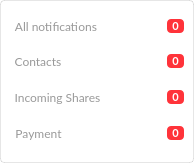
<?xml version="1.0" encoding="UTF-8"?>
<ui version="4.0">
 <class>FilterAlertWidget</class>
 <widget class="QWidget" name="FilterAlertWidget">
  <property name="geometry">
   <rect>
    <x>0</x>
    <y>0</y>
    <width>194</width>
    <height>163</height>
   </rect>
  </property>
  <property name="minimumSize">
   <size>
    <width>194</width>
    <height>0</height>
   </size>
  </property>
  <property name="maximumSize">
   <size>
    <width>194</width>
    <height>163</height>
   </size>
  </property>
  <property name="windowTitle">
   <string/>
  </property>
  <property name="styleSheet">
   <string notr="true">#FilterAlertWidget
{
	background-color: transparent;
}</string>
  </property>
  <layout class="QVBoxLayout" name="verticalLayout_2">
   <property name="spacing">
    <number>0</number>
   </property>
   <property name="leftMargin">
    <number>0</number>
   </property>
   <property name="topMargin">
    <number>0</number>
   </property>
   <property name="rightMargin">
    <number>0</number>
   </property>
   <property name="bottomMargin">
    <number>0</number>
   </property>
   <item>
    <widget class="QWidget" name="wFilterAlertContainer" native="true">
     <property name="styleSheet">
      <string notr="true">#wFilterAlertContainer
{	
	border: 1px solid rgba(0,0,0,0.1);
	border-radius: 4px;
	background-color: #FFFFFF;
}</string>
     </property>
     <layout class="QVBoxLayout" name="verticalLayout_3">
      <property name="spacing">
       <number>0</number>
      </property>
      <property name="leftMargin">
       <number>10</number>
      </property>
      <property name="topMargin">
       <number>10</number>
      </property>
      <property name="rightMargin">
       <number>10</number>
      </property>
      <property name="bottomMargin">
       <number>10</number>
      </property>
      <item>
       <widget class="QWidget" name="wAllNotifications" native="true">
        <property name="minimumSize">
         <size>
          <width>0</width>
          <height>32</height>
         </size>
        </property>
        <property name="maximumSize">
         <size>
          <width>16777215</width>
          <height>32</height>
         </size>
        </property>
        <layout class="QHBoxLayout" name="horizontalLayout_4">
         <property name="spacing">
          <number>0</number>
         </property>
         <property name="leftMargin">
          <number>0</number>
         </property>
         <property name="topMargin">
          <number>0</number>
         </property>
         <property name="rightMargin">
          <number>0</number>
         </property>
         <property name="bottomMargin">
          <number>0</number>
         </property>
         <item>
          <widget class="QToolButton" name="bAll">
           <property name="styleSheet">
            <string notr="true">#bAll
{
     border: none;
	color: #999999;
	font-family: Lato;
	font-size: 12px;
	line-height: 22px;
}
#bAll::hover
{
	color: #333333;
	font-family: Lato;
	font-size: 12px;
	font-weight: bold;
	line-height: 22px;
}</string>
           </property>
           <property name="text">
            <string>All notifications</string>
           </property>
          </widget>
         </item>
         <item>
          <spacer name="horizontalSpacer_4">
           <property name="orientation">
            <enum>Qt::Horizontal</enum>
           </property>
           <property name="sizeHint" stdset="0">
            <size>
             <width>2</width>
             <height>20</height>
            </size>
           </property>
          </spacer>
         </item>
         <item>
          <widget class="QToolButton" name="bNumberNotifications">
           <property name="sizePolicy">
            <sizepolicy hsizetype="Minimum" vsizetype="Fixed">
             <horstretch>0</horstretch>
             <verstretch>0</verstretch>
            </sizepolicy>
           </property>
           <property name="minimumSize">
            <size>
             <width>14</width>
             <height>14</height>
            </size>
           </property>
           <property name="maximumSize">
            <size>
             <width>16777215</width>
             <height>14</height>
            </size>
           </property>
           <property name="styleSheet">
            <string notr="true">#bNumberNotifications
{
border: none;
background-color: #FF333A;
color: #FFFFFF;
font-weight: bold;
font-family: Lato;
font-size: 11px;
border-radius: 4px;
}</string>
           </property>
           <property name="text">
            <string notr="true">0</string>
           </property>
          </widget>
         </item>
        </layout>
       </widget>
      </item>
      <item>
       <widget class="QWidget" name="wSeparator" native="true">
        <property name="minimumSize">
         <size>
          <width>0</width>
          <height>1</height>
         </size>
        </property>
        <property name="maximumSize">
         <size>
          <width>16777215</width>
          <height>1</height>
         </size>
        </property>
        <property name="styleSheet">
         <string notr="true">wSeparator
{
	background-color: rgba(0,0,0,0.1);
}</string>
        </property>
       </widget>
      </item>
      <item>
       <widget class="QWidget" name="wTypesNotifications" native="true">
        <layout class="QVBoxLayout" name="verticalLayout">
         <property name="spacing">
          <number>0</number>
         </property>
         <property name="leftMargin">
          <number>0</number>
         </property>
         <property name="topMargin">
          <number>0</number>
         </property>
         <property name="rightMargin">
          <number>0</number>
         </property>
         <property name="bottomMargin">
          <number>0</number>
         </property>
         <item>
          <widget class="QWidget" name="wContactsNotifications" native="true">
           <property name="minimumSize">
            <size>
             <width>0</width>
             <height>36</height>
            </size>
           </property>
           <property name="maximumSize">
            <size>
             <width>16777215</width>
             <height>36</height>
            </size>
           </property>
           <layout class="QHBoxLayout" name="horizontalLayout">
            <property name="spacing">
             <number>0</number>
            </property>
            <property name="leftMargin">
             <number>0</number>
            </property>
            <property name="topMargin">
             <number>0</number>
            </property>
            <property name="rightMargin">
             <number>0</number>
            </property>
            <property name="bottomMargin">
             <number>0</number>
            </property>
            <item>
             <widget class="QToolButton" name="bContacts">
              <property name="minimumSize">
               <size>
                <width>0</width>
                <height>0</height>
               </size>
              </property>
              <property name="styleSheet">
               <string notr="true">#bContacts
{
     border: none;
	color: #999999;
	font-family: Lato;
	font-size: 12px;
	line-height: 22px;
}
#bContacts::hover
{
	color: #333333;
	font-family: Lato;
	font-size: 12px;
	font-weight: bold;
	line-height: 22px;
}</string>
              </property>
              <property name="text">
               <string>Contacts</string>
              </property>
              <property name="icon">
               <iconset>
                <normalon>:/images/contacts_padding.png</normalon>
               </iconset>
              </property>
              <property name="iconSize">
               <size>
                <width>14</width>
                <height>6</height>
               </size>
              </property>
              <property name="toolButtonStyle">
               <enum>Qt::ToolButtonTextBesideIcon</enum>
              </property>
             </widget>
            </item>
            <item>
             <spacer name="horizontalSpacer">
              <property name="orientation">
               <enum>Qt::Horizontal</enum>
              </property>
              <property name="sizeHint" stdset="0">
               <size>
                <width>2</width>
                <height>20</height>
               </size>
              </property>
             </spacer>
            </item>
            <item>
             <widget class="QToolButton" name="bNumberNotificationsContacts">
              <property name="sizePolicy">
               <sizepolicy hsizetype="Minimum" vsizetype="Fixed">
                <horstretch>0</horstretch>
                <verstretch>0</verstretch>
               </sizepolicy>
              </property>
              <property name="minimumSize">
               <size>
                <width>14</width>
                <height>14</height>
               </size>
              </property>
              <property name="maximumSize">
               <size>
                <width>16777215</width>
                <height>14</height>
               </size>
              </property>
              <property name="styleSheet">
               <string notr="true">#bNumberNotificationsContacts
{
border: none;
background-color: #FF333A;
color: #FFFFFF;
font-weight: bold;
font-family: Lato;
font-size: 11px;
border-radius: 4px;
}</string>
              </property>
              <property name="text">
               <string notr="true">0</string>
              </property>
             </widget>
            </item>
           </layout>
          </widget>
         </item>
         <item>
          <widget class="QWidget" name="wSharesNotifications" native="true">
           <property name="minimumSize">
            <size>
             <width>0</width>
             <height>36</height>
            </size>
           </property>
           <property name="maximumSize">
            <size>
             <width>16777215</width>
             <height>36</height>
            </size>
           </property>
           <layout class="QHBoxLayout" name="horizontalLayout_2">
            <property name="spacing">
             <number>0</number>
            </property>
            <property name="leftMargin">
             <number>0</number>
            </property>
            <property name="topMargin">
             <number>0</number>
            </property>
            <property name="rightMargin">
             <number>0</number>
            </property>
            <property name="bottomMargin">
             <number>0</number>
            </property>
            <item>
             <widget class="QToolButton" name="bShares">
              <property name="styleSheet">
               <string notr="true">#bShares
{
     border: none;
	color: #999999;
	font-family: Lato;
	font-size: 12px;
	line-height: 22px;
}
#bShares::hover
{
	color: #333333;
	font-family: Lato;
	font-size: 12px;
	font-weight: bold;
	line-height: 22px;
}</string>
              </property>
              <property name="text">
               <string>Incoming Shares</string>
              </property>
              <property name="icon">
               <iconset>
                <normalon>:/images/Incoming_padding.png</normalon>
               </iconset>
              </property>
              <property name="iconSize">
               <size>
                <width>14</width>
                <height>6</height>
               </size>
              </property>
              <property name="toolButtonStyle">
               <enum>Qt::ToolButtonTextBesideIcon</enum>
              </property>
             </widget>
            </item>
            <item>
             <spacer name="horizontalSpacer_2">
              <property name="orientation">
               <enum>Qt::Horizontal</enum>
              </property>
              <property name="sizeHint" stdset="0">
               <size>
                <width>2</width>
                <height>20</height>
               </size>
              </property>
             </spacer>
            </item>
            <item>
             <widget class="QToolButton" name="bNumberNotificationsShares">
              <property name="sizePolicy">
               <sizepolicy hsizetype="Minimum" vsizetype="Fixed">
                <horstretch>0</horstretch>
                <verstretch>0</verstretch>
               </sizepolicy>
              </property>
              <property name="minimumSize">
               <size>
                <width>14</width>
                <height>14</height>
               </size>
              </property>
              <property name="maximumSize">
               <size>
                <width>16777215</width>
                <height>14</height>
               </size>
              </property>
              <property name="styleSheet">
               <string notr="true">#bNumberNotificationsShares
{
border: none;
background-color: #FF333A;
color: #FFFFFF;
font-weight: bold;
font-family: Lato;
font-size: 11px;
border-radius: 4px;
}</string>
              </property>
              <property name="text">
               <string notr="true">0</string>
              </property>
             </widget>
            </item>
           </layout>
          </widget>
         </item>
         <item>
          <widget class="QWidget" name="wPaymentNotifications" native="true">
           <property name="minimumSize">
            <size>
             <width>0</width>
             <height>36</height>
            </size>
           </property>
           <property name="maximumSize">
            <size>
             <width>16777215</width>
             <height>36</height>
            </size>
           </property>
           <layout class="QHBoxLayout" name="horizontalLayout_3">
            <property name="spacing">
             <number>0</number>
            </property>
            <property name="leftMargin">
             <number>0</number>
            </property>
            <property name="topMargin">
             <number>0</number>
            </property>
            <property name="rightMargin">
             <number>0</number>
            </property>
            <property name="bottomMargin">
             <number>0</number>
            </property>
            <item>
             <widget class="QToolButton" name="bPayment">
              <property name="styleSheet">
               <string notr="true">#bPayment
{
     border: none;
	color: #999999;
	font-family: Lato;
	font-size: 12px;
	line-height: 22px;
}
#bPayment::hover
{
	color: #333333;
	font-family: Lato;
	font-size: 12px;
	font-weight: bold;
	line-height: 22px;
}</string>
              </property>
              <property name="text">
               <string>Payment</string>
              </property>
              <property name="icon">
               <iconset>
                <normalon>:/images/payment_padding.png</normalon>
               </iconset>
              </property>
              <property name="iconSize">
               <size>
                <width>14</width>
                <height>6</height>
               </size>
              </property>
              <property name="toolButtonStyle">
               <enum>Qt::ToolButtonTextBesideIcon</enum>
              </property>
             </widget>
            </item>
            <item>
             <spacer name="horizontalSpacer_3">
              <property name="orientation">
               <enum>Qt::Horizontal</enum>
              </property>
              <property name="sizeType">
               <enum>QSizePolicy::Expanding</enum>
              </property>
              <property name="sizeHint" stdset="0">
               <size>
                <width>2</width>
                <height>20</height>
               </size>
              </property>
             </spacer>
            </item>
            <item>
             <widget class="QToolButton" name="bNumberNotificationsPayments">
              <property name="sizePolicy">
               <sizepolicy hsizetype="Minimum" vsizetype="Fixed">
                <horstretch>0</horstretch>
                <verstretch>0</verstretch>
               </sizepolicy>
              </property>
              <property name="minimumSize">
               <size>
                <width>14</width>
                <height>14</height>
               </size>
              </property>
              <property name="maximumSize">
               <size>
                <width>16777215</width>
                <height>14</height>
               </size>
              </property>
              <property name="styleSheet">
               <string notr="true">#bNumberNotificationsPayments
{
border: none;
background-color: #FF333A;
color: #FFFFFF;
font-weight: bold;
font-family: Lato;
font-size: 11px;
border-radius: 4px;
}</string>
              </property>
              <property name="text">
               <string notr="true">0</string>
              </property>
             </widget>
            </item>
           </layout>
          </widget>
         </item>
         <item>
          <spacer name="verticalSpacer">
           <property name="orientation">
            <enum>Qt::Vertical</enum>
           </property>
           <property name="sizeHint" stdset="0">
            <size>
             <width>20</width>
             <height>40</height>
            </size>
           </property>
          </spacer>
         </item>
        </layout>
       </widget>
      </item>
     </layout>
    </widget>
   </item>
  </layout>
 </widget>
 <resources/>
 <connections/>
</ui>
